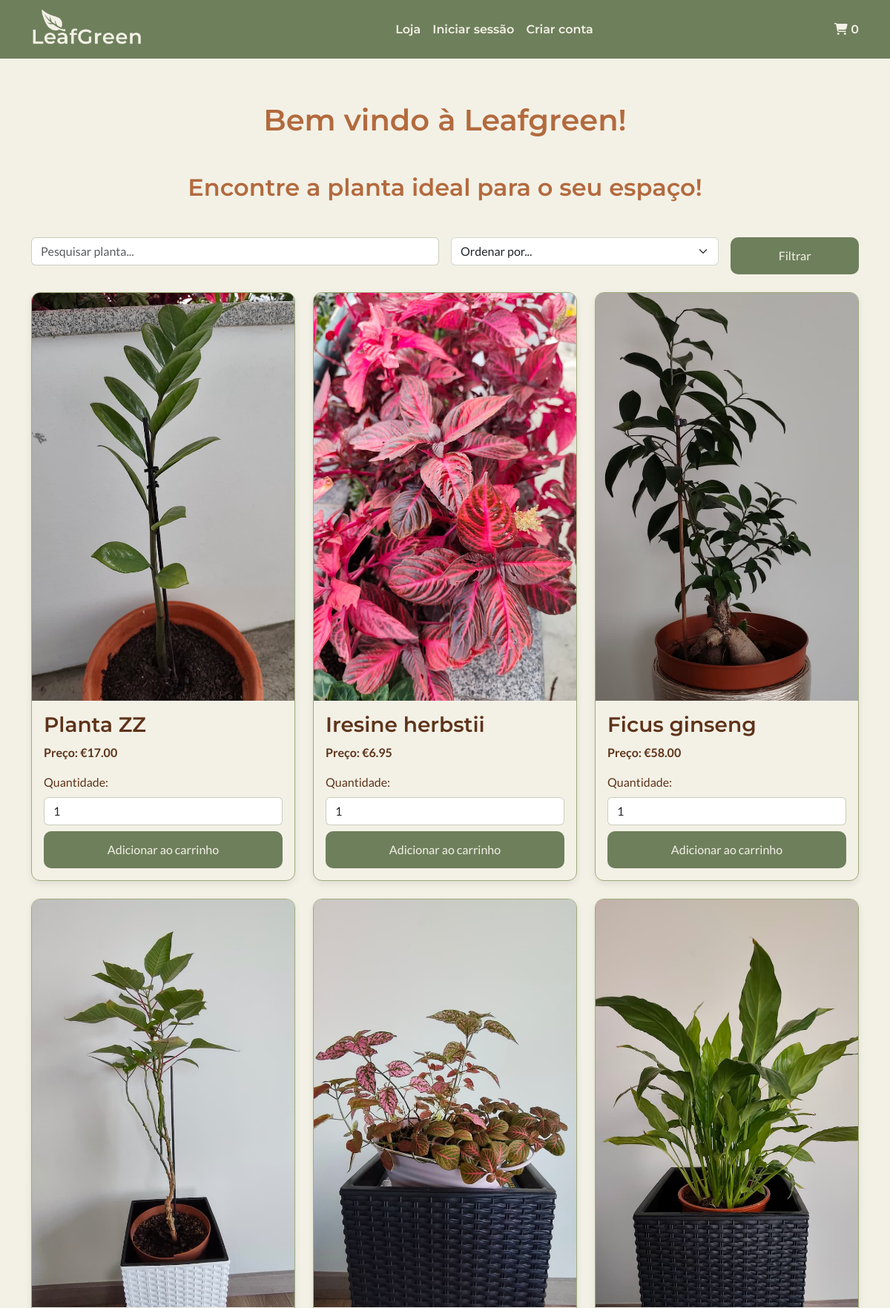
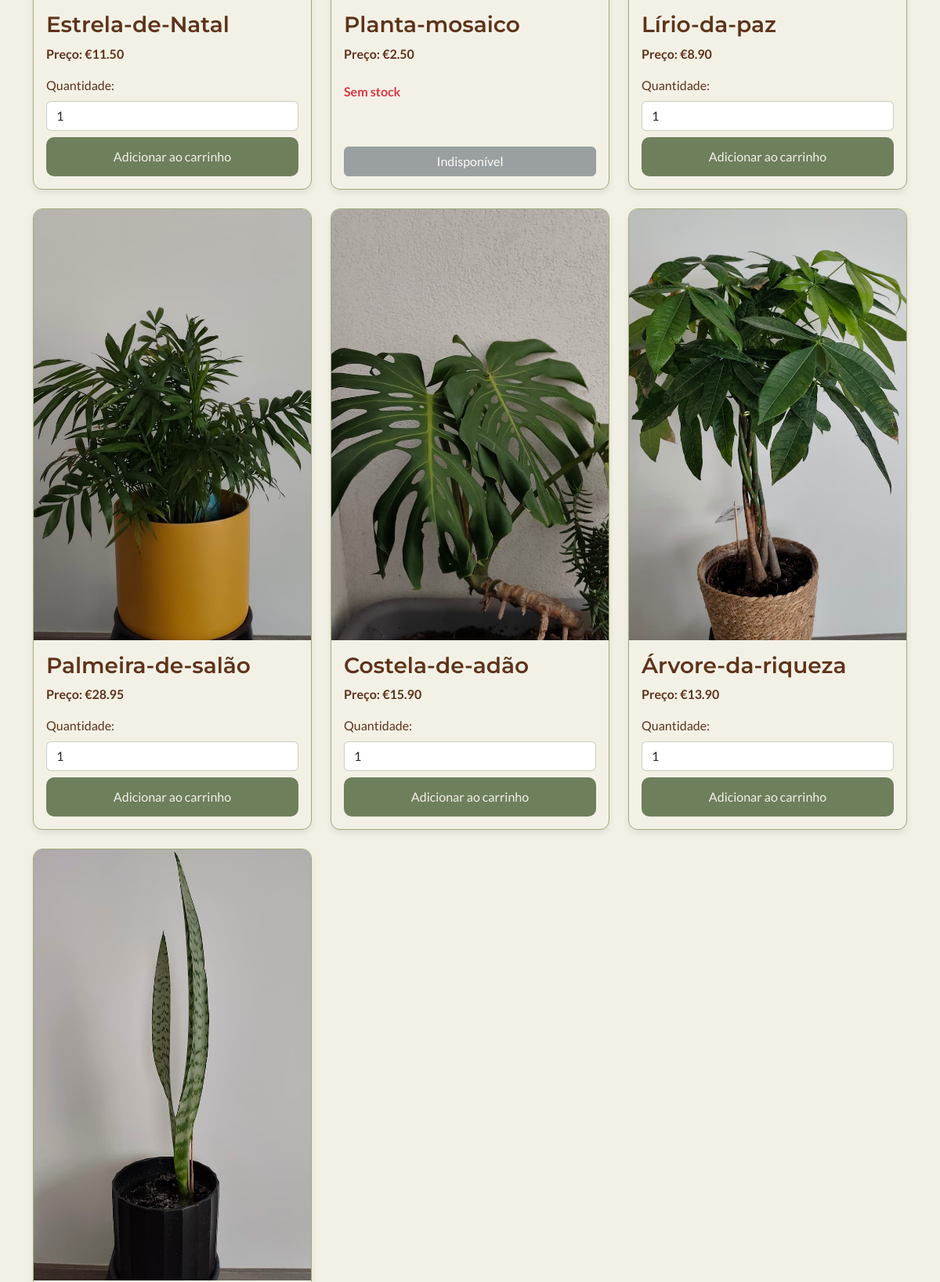
The page / (upper part) on the database its author committed (2 pictures, top to bottom).
### tables this page shows
CREATE TABLE `produtos` (
  `id_produto` int(11) NOT NULL,
  `nome` varchar(100) NOT NULL,
  `preco` decimal(10,2) NOT NULL,
  `stock` int(11) DEFAULT 0,
  `imagem` varchar(255) DEFAULT NULL,
  `ativo` tinyint(1) NOT NULL DEFAULT 1
);

### index.php (the view, shortened to what this page needs)
<?php
require_once __DIR__ . '/includes/db_connection.php';
$sort = $_GET['sort'] ?? '';
$sql = "SELECT * FROM produtos WHERE ativo = 1";
$params = [];
switch ($sort) {
    default:
        $sql .= " ORDER BY id_produto DESC";
        break;
}
$stmt = $pdo->prepare($sql);
$stmt->execute($params);
$produtos = $stmt->fetchAll(PDO::FETCH_ASSOC);
?>
<!doctype html>
<html lang="pt-PT">
<head>
    <link href="https://cdn.jsdelivr.net/npm/bootstrap@5.3.8/dist/css/bootstrap.min.css" rel="stylesheet">
    <link rel="stylesheet" href="assets/css/style.css">
</head>
<body>
    <?php require_once __DIR__ . '/includes/header.php'; ?>
    <main>
        <section class="py-5">
            <div class="container">
                <h1 class="text-center mb-5">Bem vindo à Leafgreen!</h1>
                <h2 class="text-center mb-5">Encontre a planta ideal para o seu espaço!</h2>
                <form method="GET" class="row g-3 mb-4">
                    <div class="col-md-6">
                        <input type="text" name="search"
                            class="form-control form_input"
                            placeholder="Pesquisar planta..."
                            value="<?= htmlspecialchars($_GET['search'] ?? '') ?>">
                    </div>
                    <div class="col-md-4">
                        <select name="sort" class="form-select form_input">
                            <option value="">Ordenar por...</option>
                        </select>
                    </div>
                    <div class="col-md-2 d-grid">
                        <button type="submit" class="btn btn_update">
                            Filtrar
                        </button>
                    </div>
                </form>
                <div class="row g-4">
                    <?php foreach ($produtos as $produto): ?>
                        <div class="col-12 col-md-4">
                            <div class="card h-100 produto-card">
                                <img src="assets/images/products/<?php $imagem = !empty($produto['imagem']) ? $produto['imagem'] : 'no_img.jpg';
                                                                    echo htmlspecialchars($imagem, ENT_QUOTES, 'UTF-8'); ?>"
                                    class="card-img-top card_img" alt="<?php echo htmlspecialchars($produto['nome'], ENT_QUOTES, 'UTF-8'); ?>">
                                <div class="card-body d-flex flex-column">
                                    <h3 class="card-title"><?php echo htmlspecialchars($produto['nome'], ENT_QUOTES, 'UTF-8'); ?></h3>
                                    <p class="fw-bold">Preço: €<?php echo number_format($produto['preco'], 2, '.', ''); ?></p>
                                    <?php if ((int)$produto['stock'] > 0): ?>
                                        <div class="mb-2">
                                            <label class="form-label">Quantidade:</label>
                                            <input type="number"
                                                class="form-control js_qty form_input"
                                                value="1"
                                                min="1"
                                                max="<?= (int)$produto['stock']; ?>"
                                                step="1"
                                                required>
                                        </div>
                                        <button class="btn btn_update mt-auto btn_add_cart" data-id="<?= (int)$produto['id_produto']; ?>">
                                            Adicionar ao carrinho
                                        </button>
                                    <?php else: ?>
                                        <p class="text-danger fw-bold mt-2 mb-2">
                                            Sem stock
                                        </p>
                                        <button class="btn btn-secondary mt-auto" disabled>
                                            Indisponível
                                        </button>
                                    <?php endif; ?>
                                </div>
                            </div>
                        </div>
                    <?php endforeach; ?>
                </div>
            </div>
        </section>
    </main>
</body>
</html>

### includes/header.php (shortened to what this page needs)
<header>
    <nav class="navbar navbar-expand-md navbar-dark menu_navegacao">
        <div class="container">
            <a class="navbar-brand d-flex align-items-center" href="index.php">
                <img src="assets/images/logos/png/logo_white.png" class="img-fluid logotipo" alt="Logótipo">
            </a>
            <div class="collapse navbar-collapse" id="navbarNav">
                <ul class="navbar-nav mx-auto">
                    <li class="nav-item">
                        <a href="index.php" class="nav-link">Loja</a>
                    </li>
                    <?php if (!isset($_SESSION['user_id'])): ?>
                        <li class="nav-item">
                            <a href="login.php" class="nav-link">Iniciar sessão</a>
                        </li>
                        <li class="nav-item">
                            <a href="user_register.php" class="nav-link">Criar conta</a>
                        </li>
                    <?php endif; ?>
                </ul>
                <a href="cart.php" class="nav-link position-relative">
                    <i class="fas fa-shopping-cart"></i>
                    <span class="js_cart_count">
                        <?php
                        $total_itens = 0;
                        echo $total_itens;
                        ?>
                    </span>
                </a>
            </div>
        </div>
    </nav>
</header>

### assets/css/style.css (style rules this page uses)
:root { --bg-main: #F3F1E6; --text-main: #5E331A; --primary: #B36A3E; --secondary: #6E7F5C; --accent: #9DAA7A; }
body { background-color: var(--bg-main); color: var(--text-main); font-family: 'Lato', Verdana, Arial, sans-serif; padding-top: 90px; display: flex; flex-direction: column; min-height: 100vh; }
html, body { height: 100%; }
main { flex: 1; }
h1, h2, h3, h4 { font-family: 'Montserrat', Helvetica, sans-serif; font-weight: 600; }
.menu_navegacao .nav-link { font-family: 'Montserrat', Helvetica, sans-serif; font-weight: 600; }
h1, h2 { color: var(--primary); }
h3 { color: var(--text-main); }
.btn_update { background-color: var(--secondary); color: var(--bg-main); border: 3px solid var(--secondary); border-radius: 10px; padding: 10px; transition: all 0.3s ease; }
.menu_navegacao { background-color: var(--secondary); position: fixed; top: 0; left: 0; width: 100%; z-index: 9999; }
.logotipo { max-width: 150px; }
.menu_navegacao .nav-link { color: var(--bg-main); }
.produto-card { background-color: var(--bg-main); color: var(--text-main); border-color: var(--accent); border-radius: 12px; overflow: hidden; box-shadow: 0 4px 10px rgba(0, 0, 0, 0.08); transition: all 0.3s ease; }
.produto-card .card-img-top { width: 100%; height: 550px; object-fit: cover; }
.form_input { border-color: color-mix(in srgb, var(--secondary) 30%, transparent); }

### rows shown on the page
produtos: imagem (picture), nome "Planta ZZ", preco "17.00"
produtos: imagem (picture), nome "Iresine herbstii", preco "6.95"
produtos: imagem (picture), nome "Ficus ginseng", preco "58.00"
produtos: imagem (picture), nome "Estrela-de-Natal", preco "11.50"
produtos: imagem (picture), nome "Planta-mosaico", preco "2.50", stock "Sem stock"
produtos: imagem (picture), nome "Lírio-da-paz", preco "8.90"
produtos: imagem (picture), nome "Palmeira-de-salão", preco "28.95"
produtos: imagem (picture), nome "Costela-de-adão", preco "15.90"
produtos: imagem (picture), nome "Árvore-da-riqueza", preco "13.90"
produtos: imagem (picture)

### other values the page prints
$total_itens "0"
